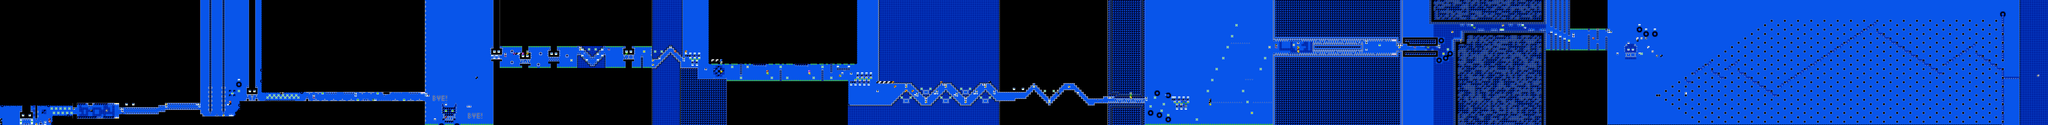

Tiled map render using the project's own tile images. Description and the map definition, with tile-layer contents summarised, below:
An orthogonal 930x57 tile map with 16x16 px tiles, 2 tile layers (SP, ...), 2 tilesets.

<map version="1.10" tiledversion="1.11.2" orientation="orthogonal" renderorder="right-down" width="930" height="57" tilewidth="16" tileheight="16" infinite="0" nextlayerid="3" nextobjectid="1">
 <editorsettings>
  <chunksize width="16" height="27" />
  <export target="../LEVELS/LEVEL DATA/clubstep.csv" format="csv" />
 </editorsettings>
 <tileset firstgid="1" name="famidash" tilewidth="16" tileheight="16" tilecount="256" columns="16">
  <image source="../GRAPHICS/famidash.bmp" width="256" height="256" />
 </tileset>
 <tileset firstgid="257" name="sprites" tilewidth="16" tileheight="16" tilecount="256" columns="16">
  <image source="../GRAPHICS/sprites.png" width="256" height="256" />
 </tileset>
 <layer id="1" width="930" height="57">
  <data>[53010 cells, 53010 non-empty, 130 distinct tile ids]</data>
 </layer>
 <layer id="2" name="SP" width="930" height="57">
  <data>[53010 cells, 367 non-empty, 59 distinct tile ids]</data>
 </layer>
</map>
